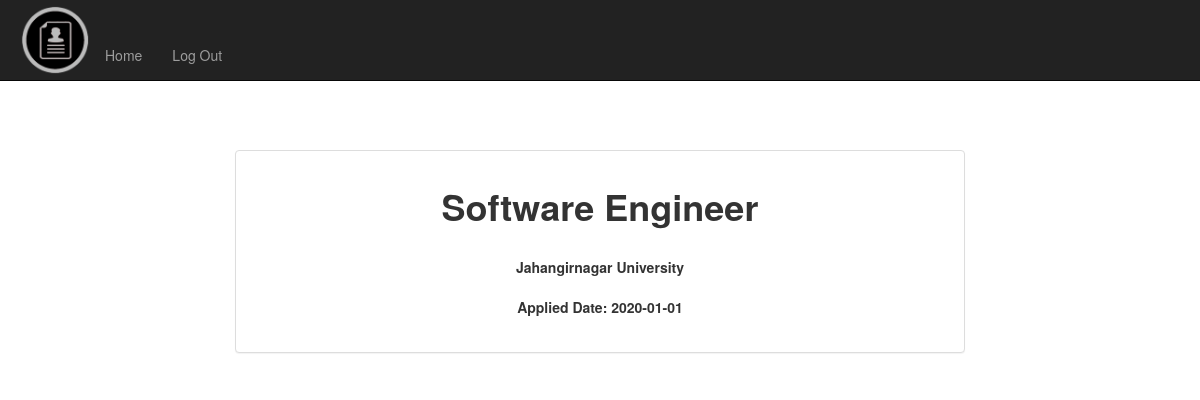
/list_applied_job.php (signed in), run on the app's committed database.
### tables this page shows
CREATE TABLE `tbl_job_circular` (
  `id` bigint(20) NOT NULL,
  `job_name` varchar(200) NOT NULL,
  `tbl_organization_id` bigint(20) NOT NULL,
  `created_date` timestamp NOT NULL DEFAULT current_timestamp() ON UPDATE current_timestamp(),
  `last_applied_date` timestamp NOT NULL DEFAULT '0000-00-00 00:00:00',
  `job_description` text NOT NULL,
  `skill_tag` text NOT NULL,
  `status` tinyint(1) NOT NULL DEFAULT 1
);

CREATE TABLE `tbl_organization` (
  `id` bigint(20) NOT NULL,
  `name` varchar(200) NOT NULL,
  `created_date` date NOT NULL,
  `organization_type` varchar(200) NOT NULL,
  `status` tinyint(1) NOT NULL
);

### list_applied_job.php (called while the page is built, shortened)
<?php
include 'dashboard.php';

### classes/db_connect.php (called while the page is built, shortened)
<?php
class Db_connect
{
	public $hostname='localhost';
	public $username='root';
	public $password='';
	public $dbname='cv_maker';
	public function __construct()
    {
        $this->conn=mysqli_connect($this->hostname,$this->username,$this->password,$this->dbname);
    }
}

### classes/application.php (called while the page is built, shortened)
<?php
require 'db_connect.php';
class Application
{
    public function __construct()
    {
        $db_connect=new Db_connect();
        $this->conn=$db_connect->conn;
    }
    public function find_all_applied_job($login_id)
    {
        $query="SELECT jc.*,o.* FROM tbl_job_application ja,tbl_organization o,tbl_job_circular jc  WHERE ja.tbl_job_circular_id=jc.id and jc.tbl_organization_id = o.id  and ja.tbl_login_id='$login_id'";
        $result=mysqli_query($this->conn,$query);
        return $result;
    }
}

### pages/list_applied_job_content.php (the view, shortened to what this page needs)
<?php
$a=  $_SESSION['login_id'];
$result=$obj_app->find_all_applied_job($a);
?>
<link rel="stylesheet" href="http://maxcdn.bootstrapcdn.com/bootstrap/3.3.7/css/bootstrap.min.css">
<div class="container">
<?php while ($row = mysqli_fetch_assoc($result)){?>
    <div class="col-md-offset-2 col-md-8">
        <div class="panel panel-default">
            <div class="panel-body">
                <div class="row">
                    <div class="col-md-offset-3 col-md-6">
                        <h1 align="center"><strong><?= $row['job_name']?></strong></h1><br>
                        <div class="form-group" align="center">
                            <label><?php echo   $row['name']?></label>
                        </div>
                        <div class="form-group" align="center">
                            <label>Applied Date: <?php   echo  $row['created_date']?></label>
                        </div>
                    </div>
                </div>
            </div>
        </div>
    </div>
    <?php }?>
</div>

### dashboard.php (style rules this page uses)
body { margin-top: 40px; }
html { margin: 0px; }
body { margin: 10mm 15mm 10mm 15mm; }

### data on the page
tbl_job_circular: job_name "Software Engineer", tbl_organization.name "Jahangirnagar University", tbl_organization.created_date "2020-01-01"
